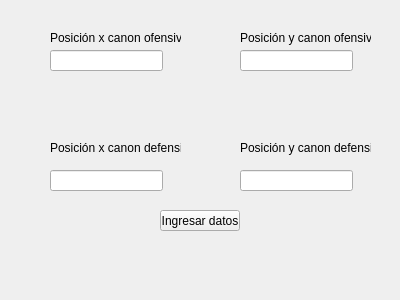
<?xml version="1.0" encoding="UTF-8"?>
<ui version="4.0">
 <class>Ingreso_datos</class>
 <widget class="QWidget" name="Ingreso_datos">
  <property name="geometry">
   <rect>
    <x>0</x>
    <y>0</y>
    <width>400</width>
    <height>300</height>
   </rect>
  </property>
  <property name="windowTitle">
   <string>Form</string>
  </property>
  <widget class="QLabel" name="label">
   <property name="geometry">
    <rect>
     <x>50</x>
     <y>30</y>
     <width>131</width>
     <height>16</height>
    </rect>
   </property>
   <property name="text">
    <string>Posición x canon ofensivo</string>
   </property>
  </widget>
  <widget class="QLabel" name="label_2">
   <property name="geometry">
    <rect>
     <x>240</x>
     <y>30</y>
     <width>131</width>
     <height>16</height>
    </rect>
   </property>
   <property name="text">
    <string>Posición y canon ofensivo</string>
   </property>
  </widget>
  <widget class="QLabel" name="label_3">
   <property name="geometry">
    <rect>
     <x>50</x>
     <y>140</y>
     <width>131</width>
     <height>16</height>
    </rect>
   </property>
   <property name="text">
    <string>Posición x canon defensivo</string>
   </property>
  </widget>
  <widget class="QLabel" name="label_4">
   <property name="geometry">
    <rect>
     <x>240</x>
     <y>140</y>
     <width>131</width>
     <height>16</height>
    </rect>
   </property>
   <property name="text">
    <string>Posición y canon defensivo</string>
   </property>
  </widget>
  <widget class="QLineEdit" name="lineEdit">
   <property name="geometry">
    <rect>
     <x>50</x>
     <y>50</y>
     <width>113</width>
     <height>21</height>
    </rect>
   </property>
  </widget>
  <widget class="QLineEdit" name="lineEdit_2">
   <property name="geometry">
    <rect>
     <x>50</x>
     <y>170</y>
     <width>113</width>
     <height>21</height>
    </rect>
   </property>
  </widget>
  <widget class="QLineEdit" name="lineEdit_3">
   <property name="geometry">
    <rect>
     <x>240</x>
     <y>50</y>
     <width>113</width>
     <height>21</height>
    </rect>
   </property>
  </widget>
  <widget class="QLineEdit" name="lineEdit_4">
   <property name="geometry">
    <rect>
     <x>240</x>
     <y>170</y>
     <width>113</width>
     <height>21</height>
    </rect>
   </property>
  </widget>
  <widget class="QPushButton" name="pushButton">
   <property name="geometry">
    <rect>
     <x>160</x>
     <y>210</y>
     <width>80</width>
     <height>21</height>
    </rect>
   </property>
   <property name="text">
    <string>Ingresar datos</string>
   </property>
  </widget>
 </widget>
 <resources/>
 <connections/>
</ui>
